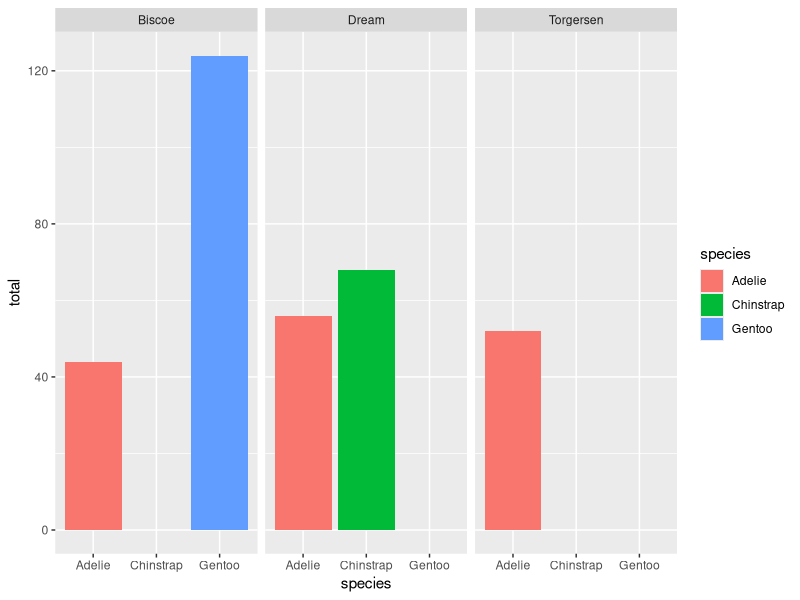
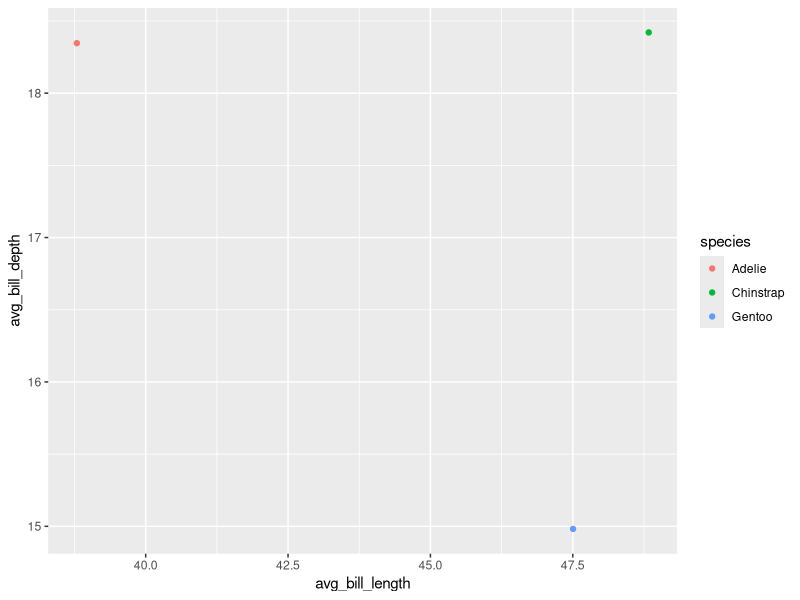
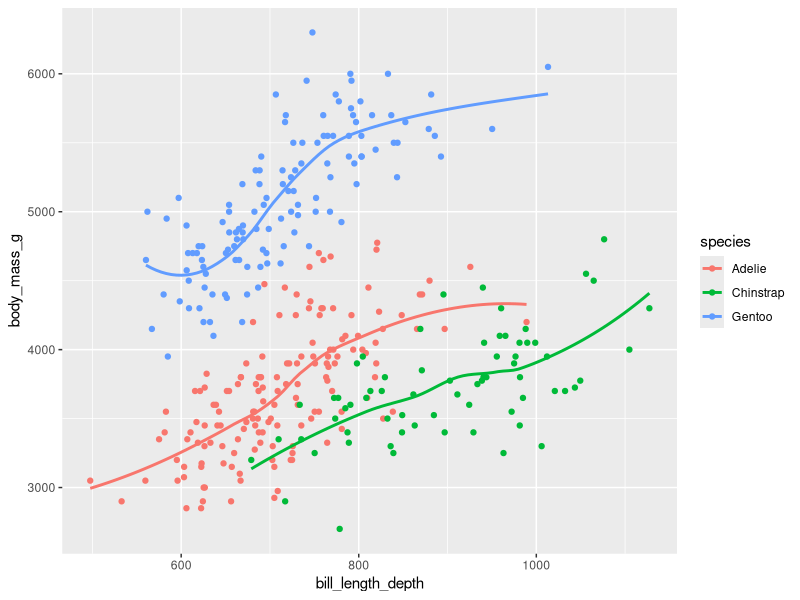

The R source for these figures, in order:
## ---- chunk 1

## By default, show code for all chunks in the knitted document,
## as well as the output. To override for a particular chunk
## use echo = FALSE in its options.
knitr::opts_chunk$set(echo = TRUE)

## Set the default size of figures
knitr::opts_chunk$set(fig.width=8, fig.height=5)  

## Load the libraries you will be using 
library(here)
library(tidyverse)

## Load the dataset you will be using
library(palmerpenguins)

## ---- chunk 2

View(penguins)

summary(penguins)

table(penguins$species)

table(penguins$island)

table(penguins$year)

## ---- chunk 3

summary_data <- penguins %>%
  group_by(species, island) %>%
  summarise(total = n(),
            .groups = "keep")

p1 <- ggplot(data = summary_data,
            mapping = aes(x = species,
                          y = total,
                          fill = species))

p1 + 
  geom_col() +
  facet_wrap(~island)


## ---- chunk 4

avg_data <- penguins %>%
  group_by(species) %>%
  summarise(avg_bill_length = mean(bill_length_mm, na.rm = TRUE), # na.rm needs to be TRUE to remove missing values and properly compute the average
            avg_bill_depth = mean(bill_depth_mm, na.rm = TRUE),
            .groups = "keep")

p2 <- ggplot(data = avg_data,
             mapping = aes(x = avg_bill_length,
                           y = avg_bill_depth,
                           color = species))

p2 + 
  geom_point()


## ---- chunk 5

compute_data <- penguins %>%
  mutate(bill_length_depth = bill_length_mm * bill_depth_mm)

p3 <- ggplot(data = compute_data,
             mapping = aes(x = bill_length_depth,
                           y = body_mass_g,
                           color = species))

p3 + 
  geom_point() +
  geom_smooth(se = FALSE)

